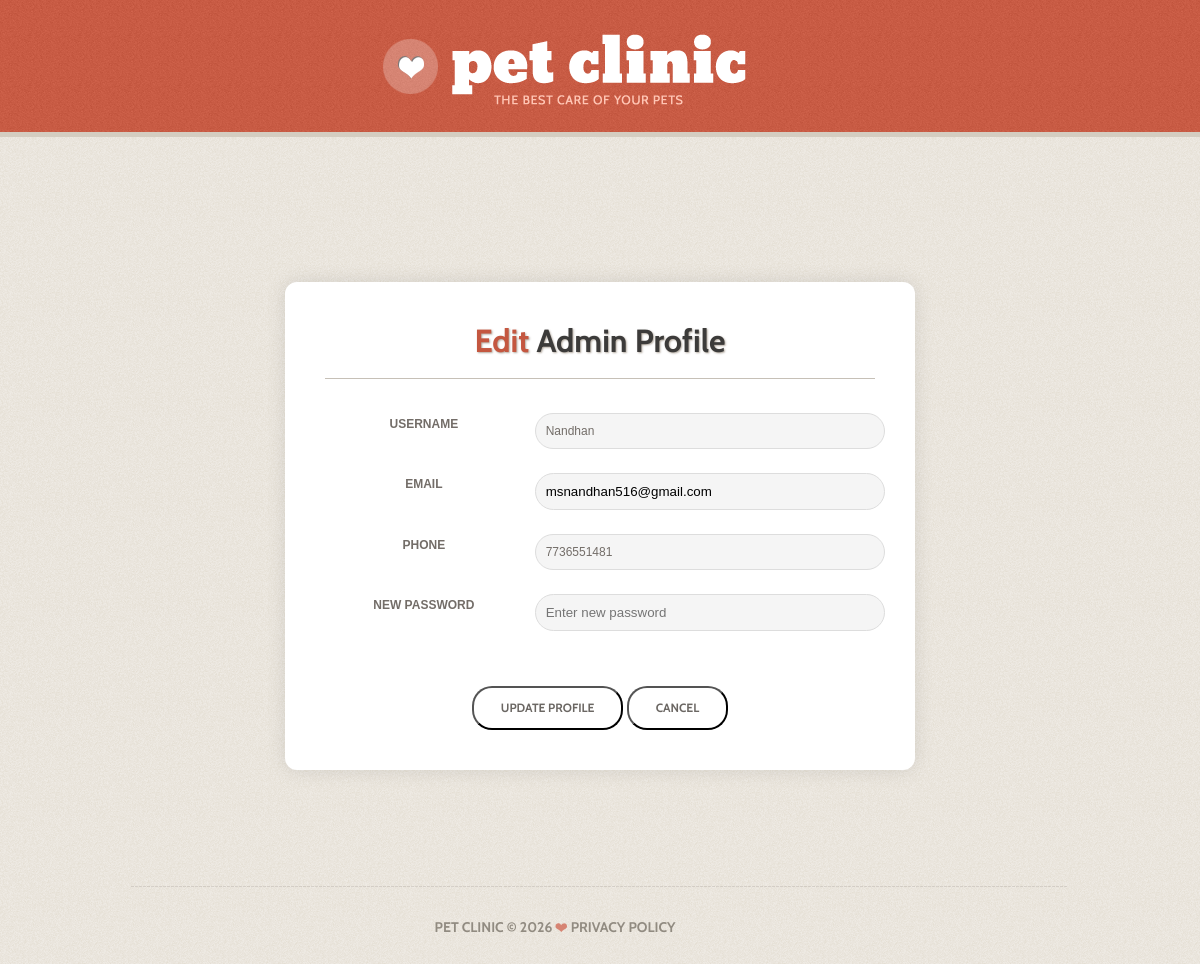
Page /edit_admin_profile/ (signed in) on the committed database.
### main/models.py (models this page shows, shortened)
class UserRegister(models.Model):
    ROLE_CHOICES = (
        ('user', 'User'),
        ('admin', 'Admin'),
    )
    fullname = models.CharField(max_length=100)
    email = models.EmailField(unique=True)
    username = models.CharField(max_length=50, unique=True)
    password = models.CharField(max_length=100)
    phone = models.CharField(max_length=15)
    role = models.CharField(
        max_length=10,
        choices=ROLE_CHOICES,
        default='user'
    )

### main/views.py (the view, shortened to what this page needs)
# urls.py: path('edit_admin_profile/', views.edit_admin_profile, name='edit_admin_profile'),
@never_cache
def edit_admin_profile(request):
    username = request.session.get("username")
    user = UserRegister.objects.get(username=username)
    return render(request, 'edit-admin_profile.html', {
        'user': user   # ✅ THIS FIXES YOUR ISSUE
    })

### main/templates/edit-admin_profile.html (shortened to what this page needs)
<!DOCTYPE html>
{% load static %}
<html lang="en">
<head>
<link rel="stylesheet" href="{% static 'sbg/css/style.css' %}">
<link rel="stylesheet" href="{% static 'sbg/css/ui.totop.css' %}">
</head>
<body>
<div class="block1">
<div class="main">
<header>
<h1>
<a class="logo" href="{% url 'index' %}">
</a>
</h1>
</header>
</div>
</div>
<div class="block4">
<div class="main">
<section id="content">
<div class="container_12">
<div class="profile-card">
<h2 class="ind">
<span>Edit</span> Admin Profile
</h2>
<form method="POST">
<table>
<tr>
<td><strong>Username</strong></td>
<td>
<input type="text" value="{{ user.username }}" readonly>
</td>
</tr>
<tr>
<td><strong>Email</strong></td>
<td>
<input type="email" name="email" value="{{ user.email }}" required>
</td>
</tr>
<tr>
<td><strong>Phone</strong></td>
<td>
<input type="text" name="phone" value="{{ user.phone|default:'' }}">
</td>
</tr>
<tr>
<td><strong>New Password</strong></td>
<td>
<input type="password" name="password" placeholder="Enter new password">
</td>
</tr>
</table>
<div class="profile-actions">
<button type="submit" class="button">
Update Profile
</button>
<button type="button" class="button"
onclick="window.location.href='{% url 'admin_dashboard' %}'">
Cancel
</button>
</div>
</form>
</div>
</div>
</section>
</div>
</div>
<div class="main">
<footer>
Pet Clinic © 2026
<img src="{% static 'sbg/images/heart.png' %}" alt="">
<a href="#">Privacy Policy</a>
</footer>
</div>
</body>
</html>

### static/sbg/css/style.css (style rules this page uses)
article,aside,audio,canvas,command,datalist,details,embed,figcaption,figure,footer,header,hgroup,keygen,meter,nav,output,progress,section,source,video { display:block }
html { width:100% }
body { font-family:Arial, Arial, Helvetica, sans-serif; font-size:12px; line-height:22px; color:#736d68; min-width:990px; background:url(../images/body_bg.png) 50% 0 repeat #e7e2d8; }
.main { width:960px;padding:0;margin:0 auto; }
a { color:#736d68;outline:none; text-decoration:none; cursor:pointer; }
.button { display:inline-block; padding:11px 27px; margin: 18px 0 0; font-size: 12px; font-weight:bold; text-transform:uppercase; border-radius:20px; line-height: 18px; color:#6b6763; background:#fff; }
.block1 { background: url('../images/block1.jpg') 50% 0 repeat; }
.block4 { border-top:5px solid #d4cdc1;overflow:hidden; }
header { padding:34px 0 25px;margin: 0 10px; }
header h1 { width:434px;margin: 0 auto; }
header h1 a { display:block;width:364px;height:73px;background:url(../images/logo.png) 0 0 no-repeat; text-decoration:none; text-indent:-9999px; }
#content { padding:65px 0px 37px 0px;background: url('../images/stripe.png') 50% bottom no-repeat; }
h2,h3,h4 { font-weight:normal; }
h2 { font-size: 32px;text-shadow:1px 1px 2px rgba(168,158,146,0.88);line-height: 38px; color:#3c3b3a;font-weight:bold;border-bottom:1px solid #c6c0b7;padding-bottom:18px;margin-bottom:20px; white-space: nowrap }
h2 span { color:#c45740; }
h2.ind { margin-bottom:22px; }
.cabin, .sf-menu a, .button, .link1, h2, footer { font-family: 'Cabin', sans-serif; }
.button, .img_wrap, .sf-menu li a { -webkit-transition: all 0.3s ease;-moz-transition: all 0.3s ease;-o-transition: all 0.3s ease;transition: all 0.3s ease; }
strong { text-transform:uppercase;color:#736d68; }
#contact-form textarea, input[type="text"] { margin:0;font-size:12px; border:1px solid #ded8cd; color:#736d68; padding:8px 7px 9px;outline:none; position:relative; font-family:Arial, Helvetica, sans-serif;background:#efece8;border-radius:15px; }
footer { padding:31px 90px 31px 0;font-size: 14px; line-height: 19px;text-align:center;font-weight:bold;text-transform:uppercase; }
footer, footer a { color: #918b81; }
#content { text-align: center; }

### static/sbg/css/grid.css (style rules this page uses)
.container_12 { margin-left:auto;margin-right:auto;width:960px }

### main/templates/edit-admin_profile.html (style rules this page uses)
.profile-card { width:550px; margin:80px auto; background:#ffffff; padding:40px; border-radius:12px; box-shadow:0px 0px 20px rgba(0,0,0,0.1); }
.profile-card h2 { text-align:center; }
.profile-card table { width:100%; margin-top:20px; }
.profile-card td { padding:12px; }
.profile-card input { width:100%; padding:10px; border-radius:20px; border:1px solid #ddd; background:#f5f5f5; outline:none; }
.profile-actions { text-align:center; margin-top:25px; }

### rows in the picture
UserRegister: username "Nandhan", email "msnandhan516@gmail.com", phone "7736551481"
